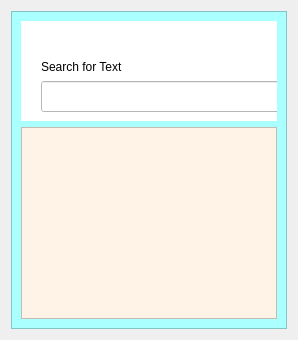
          <widget class="QWidget" name="splash">
           <layout class="QHBoxLayout" name="horizontalLayout_15">
            <item>
             <widget class="QFrame" name="frame_9">
              <property name="sizePolicy">
               <sizepolicy hsizetype="Preferred" vsizetype="Preferred">
                <horstretch>1</horstretch>
                <verstretch>1</verstretch>
               </sizepolicy>
              </property>
              <property name="styleSheet">
               <string notr="true">background-color: rgb(170, 255, 255);</string>
              </property>
              <property name="frameShape">
               <enum>QFrame::StyledPanel</enum>
              </property>
              <property name="frameShadow">
               <enum>QFrame::Plain</enum>
              </property>
              <layout class="QVBoxLayout" name="verticalLayout_7">
               <item>
                <widget class="QWidget" name="widget_6" native="true">
                 <property name="sizePolicy">
                  <sizepolicy hsizetype="Expanding" vsizetype="Preferred">
                   <horstretch>1</horstretch>
                   <verstretch>0</verstretch>
                  </sizepolicy>
                 </property>
                 <property name="minimumSize">
                  <size>
                   <width>0</width>
                   <height>100</height>
                  </size>
                 </property>
                 <property name="maximumSize">
                  <size>
                   <width>16777215</width>
                   <height>100</height>
                  </size>
                 </property>
                 <property name="styleSheet">
                  <string notr="true">background-color: rgb(255, 255, 255);</string>
                 </property>
                 <widget class="QLabel" name="label_27">
                  <property name="geometry">
                   <rect>
                    <x>20</x>
                    <y>30</y>
                    <width>201</width>
                    <height>31</height>
                   </rect>
                  </property>
                  <property name="text">
                   <string>Search for Text</string>
                  </property>
                 </widget>
                 <widget class="QLineEdit" name="searchEdit">
                  <property name="geometry">
                   <rect>
                    <x>20</x>
                    <y>60</y>
                    <width>461</width>
                    <height>31</height>
                   </rect>
                  </property>
                 </widget>
                 <widget class="QPushButton" name="searchButton">
                  <property name="geometry">
                   <rect>
                    <x>490</x>
                    <y>60</y>
                    <width>75</width>
                    <height>23</height>
                   </rect>
                  </property>
                  <property name="text">
                   <string>Search</string>
                  </property>
                 </widget>
                </widget>
               </item>
               <item>
                <widget class="QTableWidget" name="searchTableWidget">
                 <property name="sizePolicy">
                  <sizepolicy hsizetype="Expanding" vsizetype="Expanding">
                   <horstretch>1</horstretch>
                   <verstretch>1</verstretch>
                  </sizepolicy>
                 </property>
                 <property name="styleSheet">
                  <string notr="true">background-color: rgb(255, 242, 230);</string>
                 </property>
                </widget>
               </item>
              </layout>
             </widget>
            </item>
           </layout>
          </widget>
